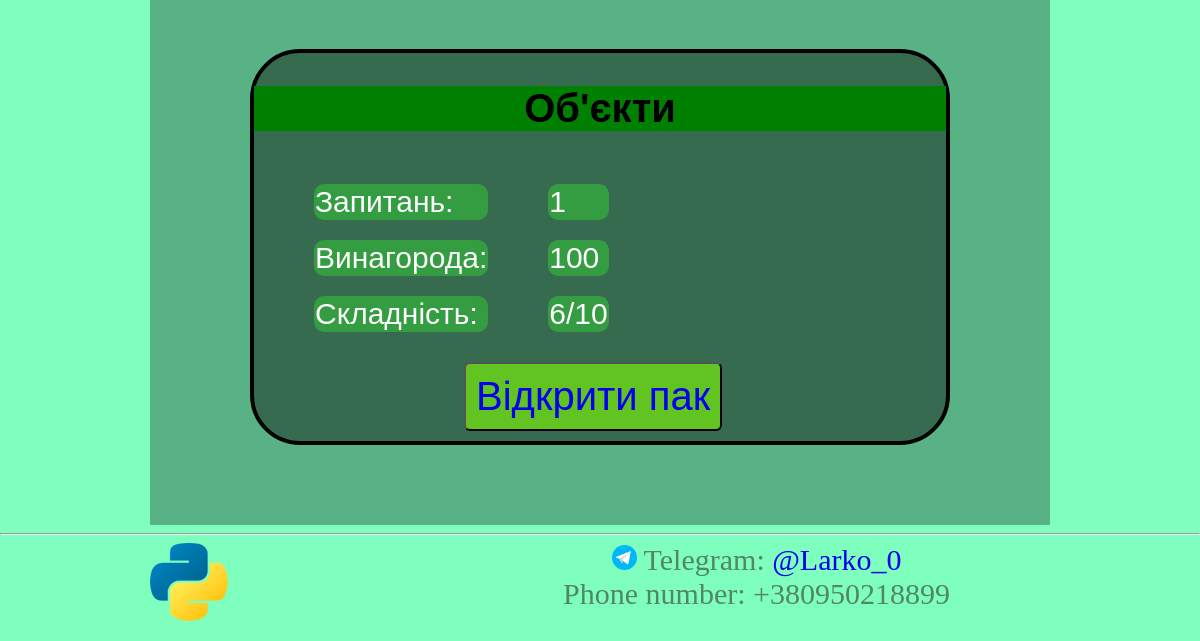
Page /catalog/packs/ (signed in, lower part) on the earlier database version.
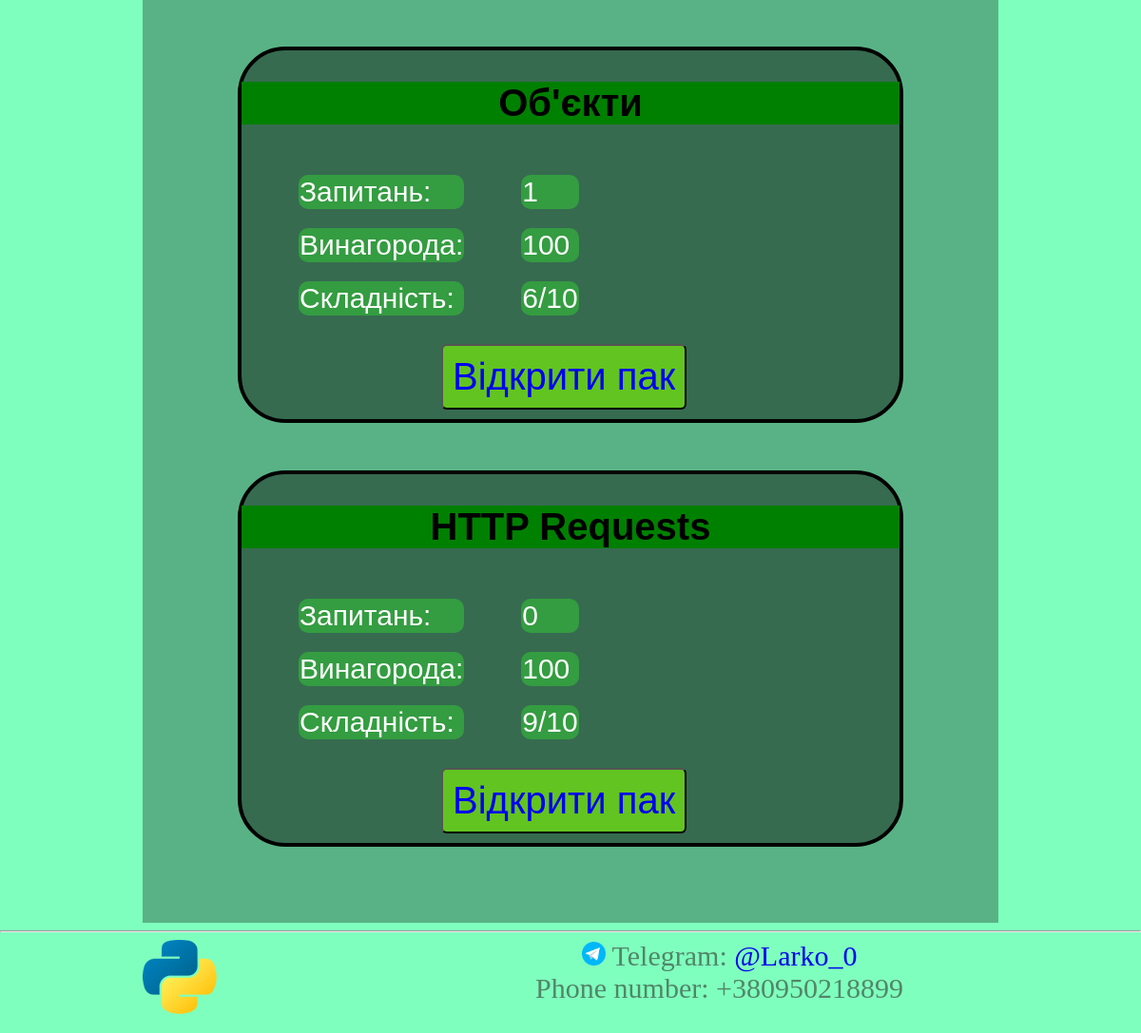
Same page on the later database version.
### catalog/models.py (models this page shows, shortened)
class Pack(models.Model):
    name = models.CharField(max_length=50, default="PackName", help_text="Name of pack")
    reward = models.IntegerField(default=0, help_text="Reward in Paisons")
    difficulty = models.IntegerField(default=0, help_text="Difficult of pack")
    def count_of_questions(self):
        return self.question_set.count()

### catalog/views.py (the view)
# urls.py: path("packs/", views.packs, name="packs"),
def packs(request):
    user = request.user
    if user.is_authenticated:
        count_of_packs = Pack.objects.all().count()
        packs = Pack.objects.all()
        return render(request, "MyCabinet_page.html",
                      context={"count_of_packs": count_of_packs,
                               "all_packs": packs,
                               "paisons": 0,
                               "username": user.username,
                               })
    else:
        return redirect("/auth/login/")

### catalog/templates/MyCabinet_page.html (shortened to what this page needs)
<!DOCTYPE html>
<html lang="en">
<head>
	{% load static %}
	<link rel="stylesheet" type="text/css" href="{% static 'css/MyCabinet_page.css' %}">
</head>
<body>
	<section id="tasks_back" class="container">
		<br>
		{% for pack in all_packs %}
		<div class="task" id="VariablesPower">
			<h2>{{ pack.name }}</h2>
			<table>
				<tr>
					<td class="keys">Запитань: </td>
					<td class="values">{{ pack.count_of_questions }}</td>
				</tr>
				<tr>
					<td class="keys">Винагорода: </td>
					<td class="values">{{ pack.reward }}</td>
				</tr>
				<tr>
					<td class="keys">Складність: </td>
					<td class="values">{{ pack.difficulty }}/10</td>
				</tr>
			</table>
			<button  onclick="toPage('Pack_page.html', '_self')">
				<p><a class="to_n_pack" href="{% url 'pack' pack.id %}">Відкрити пак</a></p>
			</button>
		</div>
		{% endfor %}
	</section>
	<footer>
		<hr/>
		<div class="container clearfix">
			<img src="{% static 'css/img/MiniLogo.png'%}", alt="Mini-logo", id="mini-logo">
			<p id="footer_info"><img style="width: 25px; height: auto;" src="{% static 'css/img/Telegram.png'%}"> Telegram: <a href="https://web.telegram.org/#/login">@Larko_0</a><br/>Phone number: +380950218899</p>
		</div>
	</footer>
</body>
</html>

Differences in the rows shown:
added Pack: name "HTTP Requests", count_of_questions "0", reward "100", difficulty "9"
